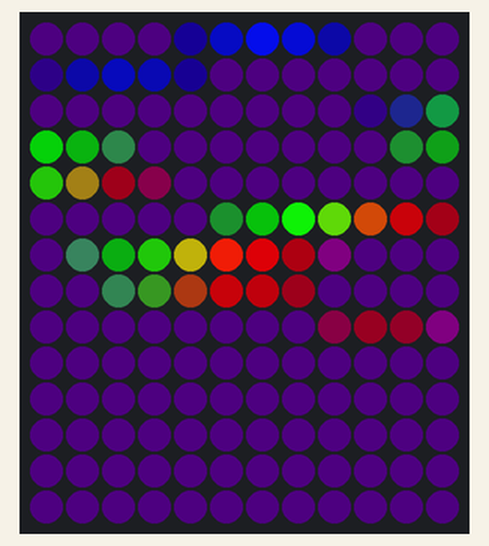
The sketch below on a simulated Arduino Uno, built with avr-gcc and run on an emulated ATmega328P. Parts: 12×14 RGB LED matrix (first LED top left, wired row by row). Dim RGB values are drawn brighter than linear.

Above: at 0.1 s.
At 5.05 s:
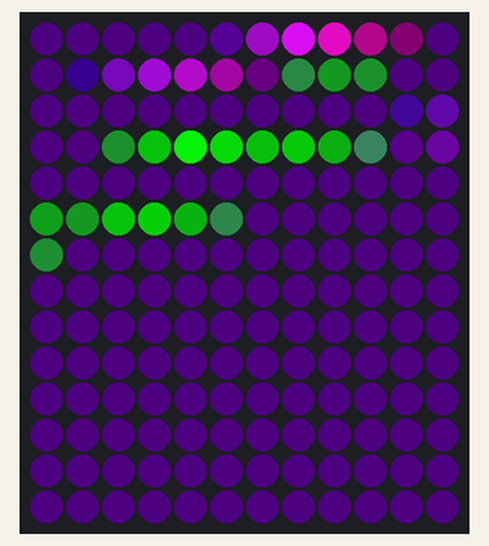
At 10.0 s:
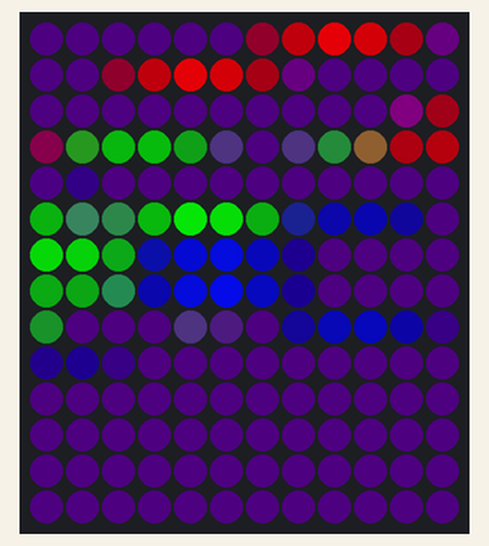
At 19.92 s:
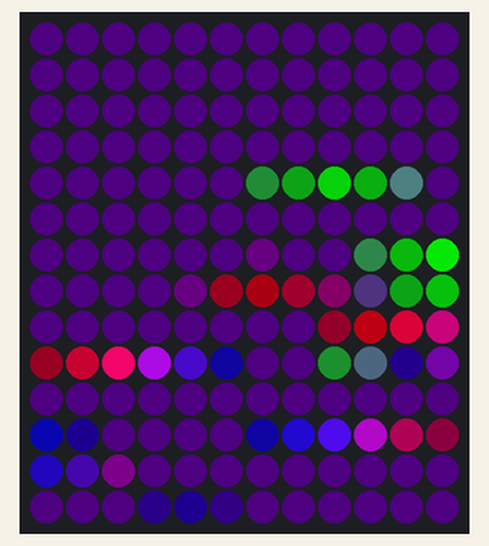
At 29.86 s:
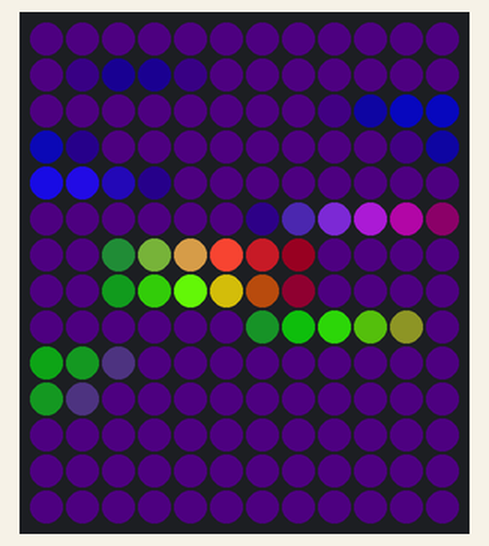
At 39.86 s:
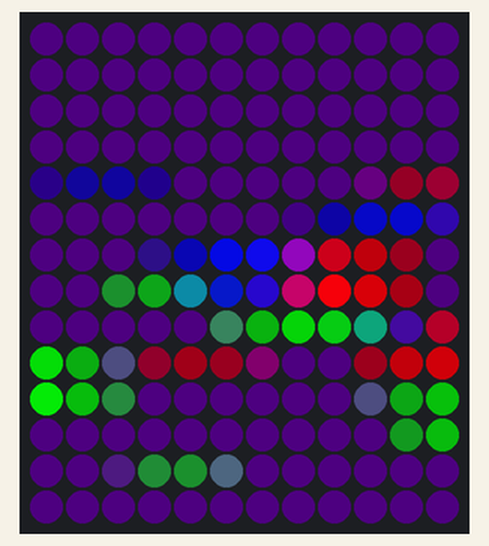

The sketch:

RainbowLavaLamp.ino
```cpp
#include <Adafruit_NeoPixel.h>

#define PIN        6
#define WIDTH      12
#define HEIGHT     14
#define NUMPIXELS  (WIDTH * HEIGHT)

Adafruit_NeoPixel strip(NUMPIXELS, PIN, NEO_GRB + NEO_KHZ800);

// Simulated Perlin-like noise
float noise(float x) {
  return (sin(x) + sin(x * 1.3) + sin(x * 0.7)) / 3.0;
}

// === the 3d printed lava lamp mapping ===
// Column-major, bottom-right origin, serpentine columns
int xyToIndex(int x, int y) {
  int physCol = (WIDTH - 1) - x;  // reverse columns (right → left)
  int i;

  if (physCol & 0x01) {
    // Odd physical columns go DOWN
    i = (physCol * HEIGHT) + y;
  } else {
    // Even physical columns go UP
    i = (physCol * HEIGHT) + (HEIGHT - 1 - y);
  }

  return i;
}

uint32_t scaleColor(uint32_t color, float scale) {
  byte r = min(255, ((color >> 16) & 0xFF) * scale);
  byte g = min(255, ((color >> 8) & 0xFF) * scale);
  byte b = min(255, (color & 0xFF) * scale);
  return strip.Color(r, g, b);
}

void addColor(int x, int y, uint32_t color) {
  int i = xyToIndex(x, y);
  uint32_t existing = strip.getPixelColor(i);

  byte r = min(255, ((existing >> 16) & 0xFF) + ((color >> 16) & 0xFF));
  byte g = min(255, ((existing >> 8) & 0xFF) + ((color >> 8) & 0xFF));
  byte b = min(255, (existing & 0xFF) + (color & 0xFF));

  strip.setPixelColor(i, r, g, b);
}

void setup() {
  strip.begin();
  strip.clear();
  strip.show();
}

void loop() {
  static float t = 0.0;
  t += 0.02;   // smooth and slower motion

  // Dim background (dark)
  for (int x = 0; x < WIDTH; x++) {
    for (int y = 0; y < HEIGHT; y++) {
      strip.setPixelColor(xyToIndex(x, y), strip.Color(3, 0, 5));
    }
  }

  for (int i = 0; i < 3; i++) {
    // Spread blobs farther apart
    float fx = WIDTH / 2.0  + noise(t + i * 10.0) * WIDTH / 2.0;
    float fy = HEIGHT / 2.0 + noise(t + i * 10.0 + 50) * HEIGHT / 2.0;

    // Rainbow color cycling
    uint16_t hue = (uint16_t)((t * 40) + i * 20000) % 65535;
    uint32_t color = strip.gamma32(strip.ColorHSV(hue, 255, 255));

    for (int x = 0; x < WIDTH; x++) {
      for (int y = 0; y < HEIGHT; y++) {
        float dx = fx - x;
        float dy = fy - y;
        float dist = sqrt(dx * dx + dy * dy);

        if (dist < 3.0) {
          float intensity = pow((3.0 - dist) / 3.0, 2.0);
          addColor(x, y, scaleColor(color, intensity));
        }
      }
    }
  }

  strip.show();
  delay(38);   // 25% slower frame update
}
```
